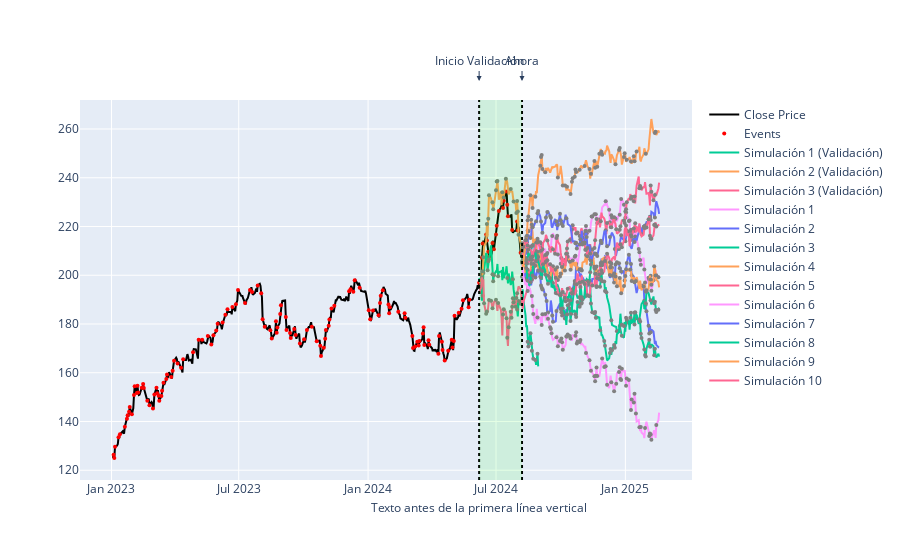

This figure's notebook cell:
### Code cell
import yfinance as yf
import numpy as np
import plotly.graph_objects as go
import pandas as pd
from datetime import datetime, timedelta
from dateutil.relativedelta import relativedelta

# Función para obtener la fecha de dos meses antes
def obtener_fecha_dos_meses_antes(fecha_str):
    fecha = datetime.strptime(fecha_str, '%Y-%m-%d')
    fecha_dos_meses_antes = fecha - relativedelta(months=2)
    
    if fecha_dos_meses_antes.weekday() == 5:
        fecha_dos_meses_antes -= timedelta(days=1)
    elif fecha_dos_meses_antes.weekday() == 6:
        fecha_dos_meses_antes -= timedelta(days=2)
    
    return fecha_dos_meses_antes.strftime('%Y-%m-%d')

ahora = '2024-08-07'
inicio_validacion = obtener_fecha_dos_meses_antes(ahora)

# Cargar datos
data = yf.download('AAPL', start='2023-01-01', end=ahora)

# Calcular los retornos diarios
data['Return'] = data['Close'].pct_change()

# Establecer un umbral para detectar eventos
threshold = 0.01
eventos_si_no = data['Return'].abs() > threshold
events = data.index[eventos_si_no]

# Función para calcular la intensidad del proceso de Hawkes
def funcion_intensidad(mu, alpha, beta, eventos, tiempos):
    return mu + alpha * np.sum(eventos * np.exp(-beta * (len(eventos) + 1 - tiempos)))

# Simulación de precios de cierre usando el proceso de Hawkes
def simulated_hawkes_closing_prices(eventos, lambda_0, alpha, beta, initial_price, daily_volatility, start_date, num_days=30):
    number_events = len(eventos)
    eventos_historicos = list(eventos)
    historical_times = np.arange(1, number_events + 1)
    prices = [initial_price]
    current_intensity = lambda_0
    simulated_events = np.zeros(1)
    
    for i in range(1, num_days + 1):
        historical_times = np.append(historical_times, number_events + i)
        P = 1 - np.exp(-current_intensity)
        price_change = 0
        
        if np.random.uniform() < P:
            eventos_historicos.append(1)
            event_price_change = np.random.normal(loc=0, scale=daily_volatility)
            price_change += event_price_change
            simulated_events = np.append(simulated_events, 1)
        else:
            simulated_events = np.append(simulated_events, 0)
            eventos_historicos.append(0)

        current_intensity = funcion_intensidad(lambda_0, alpha, beta, eventos_historicos, historical_times)
        price_change += np.random.normal(loc=0, scale=daily_volatility)
        new_price = prices[-1] + price_change
        prices.append(new_price)

    dates = pd.bdate_range(start=start_date, periods=num_days)
    return dates, prices, simulated_events

# Parámetros del modelo
lambda_0 = 0.5
alpha = 0.8
beta = 1.5
initial_price = data['Close'][-1]
daily_volatility = data['Close'].std() / 10
num_days = 140
start_date = ahora
events = eventos_si_no

# Simulación de múltiples trayectorias
num_simulations = 10
all_simulations = []

for _ in range(num_simulations):
    dates, prices, simulated_events = simulated_hawkes_closing_prices(events, lambda_0, alpha, beta, initial_price, daily_volatility, start_date, num_days)
    all_simulations.append((dates, prices, simulated_events))

# Crear un gráfico combinado de Plotly
combined_fig = go.Figure()

# Añadir las líneas verticales punteadas en las fechas indicadas
combined_fig.add_shape(
    type="line",
    x0=inicio_validacion,
    y0=0,
    x1=inicio_validacion,
    y1=1,
    xref='x',
    yref='paper',
    line=dict(color="black", width=2, dash="dot")
)
combined_fig.add_shape(
    type="line",
    x0=ahora,
    y0=0,
    x1=ahora,
    y1=1,
    xref='x',
    yref='paper',
    line=dict(color="black", width=2, dash="dot")
)

# Añadir el área sombreada entre las dos fechas indicadas
combined_fig.add_shape(
    type="rect",
    x0=inicio_validacion,
    y0=0,
    x1=ahora,
    y1=1,
    xref='x',
    yref='paper',
    fillcolor="rgba(0, 255, 0, 0.1)",
    line=dict(width=0)
)

# Añadir la línea del precio de cierre real
combined_fig.add_trace(go.Scatter(
    x=data.index, 
    y=data['Close'], 
    mode='lines', 
    name='Close Price',
    line=dict(color='black')
))

# Añadir los eventos detectados como puntos en el gráfico real
combined_fig.add_trace(go.Scatter(
    x=events[events].index,
    y=data.loc[events, 'Close'], 
    mode='markers', 
    name='Events',
    marker=dict(color='red', size=4)
))

# Simulación para el período de validación
lambda_0_tests = 0.5
alpha_tests = 0.8
beta_tests = 1.5
Close_tests = data['Close']
Close_tests = Close_tests[Close_tests.index <= inicio_validacion]
initial_price_tests = Close_tests[-1]
daily_volatility_tests = Close_tests.std() / 5
num_days_tests = (datetime.strptime(ahora, '%Y-%m-%d') - datetime.strptime(inicio_validacion, '%Y-%m-%d')).days
start_date_tests = inicio_validacion
events_tests = eventos_si_no[eventos_si_no.index <= inicio_validacion]

# Simulación de múltiples trayectorias para el período de validación
num_simulations_tests = 3
all_simulations_tests = []

for _ in range(num_simulations_tests):
    dates_tests, prices_tests, simulated_events_tests = simulated_hawkes_closing_prices(events_tests, lambda_0_tests, alpha_tests, beta_tests, initial_price_tests, daily_volatility_tests, start_date_tests, num_days_tests)
    all_simulations_tests.append((dates_tests, prices_tests, simulated_events_tests))

for idx, (dates_tests, prices_tests, simulated_events_tests) in enumerate(all_simulations_tests):
    combined_fig.add_trace(go.Scatter(
        x=dates_tests,
        y=prices_tests[1:],
        mode='lines',
        name=f'Simulación {idx + 1} (Validación)',
        line=dict(width=2)
    ))

    event_dates_tests = [dates_tests[i-1] for i, e in enumerate(simulated_events_tests) if e == 1 and i < num_days_tests]
    combined_fig.add_trace(go.Scatter(
        x=event_dates_tests,
        y=[prices_tests[i] for i, e in enumerate(simulated_events_tests) if e == 1 and i < num_days_tests],
        mode='markers',
        marker=dict(color='gray', symbol='0', size=4),
        showlegend=False
    ))

for idx, (dates, prices, simulated_events) in enumerate(all_simulations):
    combined_fig.add_trace(go.Scatter(
        x=dates,
        y=prices[1:],
        mode='lines',
        name=f'Simulación {idx + 1}',
        line=dict(width=2)
    ))

    event_dates = [dates[i-1] for i, e in enumerate(simulated_events) if e == 1 and i < num_days]
    combined_fig.add_trace(go.Scatter(
        x=event_dates,
        y=[prices[i] for i, e in enumerate(simulated_events) if e == 1 and i < num_days],
        mode='markers',
        marker=dict(color='gray', symbol='0', size=4),
        showlegend=False
    ))

# Añadir anotaciones de texto
combined_fig.add_annotation(
    x=inicio_validacion,
    y=1.05,
    xref="x",
    yref="paper",
    text="Inicio Validación",
    showarrow=True,
    arrowhead=2,
    ax=0,
    ay=-20
)

combined_fig.add_annotation(
    x=ahora,
    y=1.05,
    xref="x",
    yref="paper",
    text="Ahora",
    showarrow=True,
    arrowhead=2,
    ax=0,
    ay=-20
)

combined_fig.add_annotation(
    x=inicio_validacion,
    y=-0.1,
    xref="x",
    yref="paper",
    text="Texto antes de la primera línea vertical",
    showarrow=False
)

combined_fig.show()#add_annotation(
    #x=(datetime.strptime(inicio_validacion, '%Y-%m-%d') + timedelta(days=(datetime.strptime(ahora, '%Y-%m-%d') - datetime.strptime(inicio_validacion, '%
